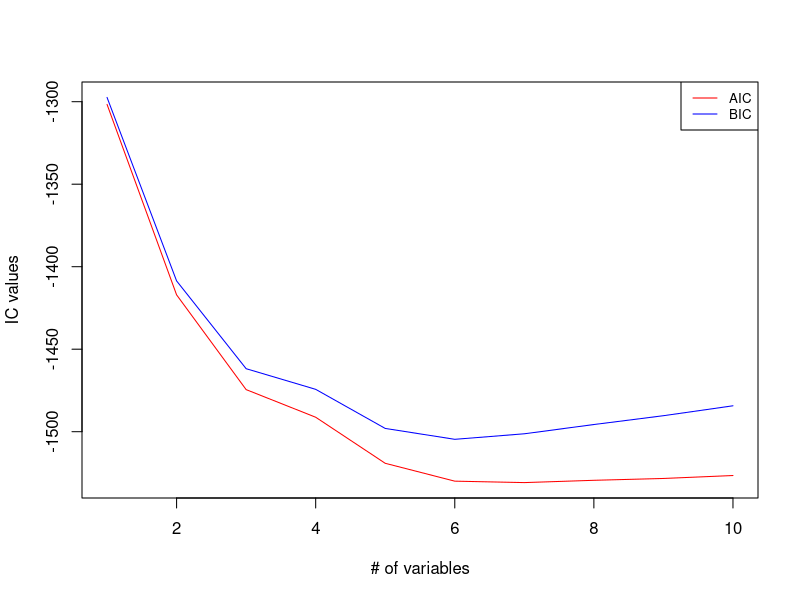

This chart was generated by the following R code:
# Load library
library(MASS)

# Clear environment
rm(list = ls())

# Setting Japanese font (for MacOSX)
# par(family= "HiraKakuProN-W3")

# Chapter3 e.g.46

# RSS_k = min_{k(S) = k} RSS(S) を算出する関数。
# k_matrixは、集合{1, ..., p}における大きさkの部分集合を列に持つ、
# サイズk x pCk（pCkは二項係数(p k)^Tのこと）の行列。
RSS_min <- function(X, y, k_matrix) {
  m <- ncol(k_matrix) # RSSを評価する説明変数集合Sの数
  n_ <- length(y) # サンプル数
  S_min <- Inf # RSS(S)の最小値
  for (j in 1:m) {
    q <- k_matrix[, j] # 説明変数集合Sを取得。
    S <- sum((lm(y ~ X[, q])$fitted.values - y) ^ 2) / n_ # RSS(S)を計算。
    if (S < S_min) { # より小さいRSS(S)が出てきたら、S_minとその時の説明変数集合set_qを更新。
      S_min <- S
      set_q <- q
    }
  }
  return(list(value = S_min, set = set_q))
}

# Bostonデータを用いて、AICとBICの値の挙動をプロットしてみる。
df <- Boston
X <- as.matrix(df[, c(1, 3, 5, 6, 7, 8, 10, 11, 12, 13)])
y <- df[[14]]
n <- nrow(X)
p <- ncol(X)
AIC_seq <- NULL; BIC_seq <- NULL
for (k in 1:p) {
  k_matrix <- combn(1:p, k) # 集合{1, ..., p}における大きさkの部分集合を列に持つ行列k_matrixを生成。
  res <- RSS_min(X, y, k_matrix) # RSS_kを計算。
  AIC <- n * log(res$value / n) + 2 * k # k(S) = kの際のAICを計算。
  BIC <- n * log(res$value / n) + k * log(n) # k(S) = kの際のBICを計算。
  AIC_seq <- c(AIC_seq, AIC)
  BIC_seq <- c(BIC_seq, BIC)
}
plot(1:p, ylim = c(min(AIC_seq), max(BIC_seq)), 
     type = "n", 
     xlab = "# of variables",
     ylab = "IC values")
lines(AIC_seq, col = "red")
lines(BIC_seq, col = "blue")
legend("topright", legend = c("AIC", "BIC"),
       col = c("red", "blue"),
       lwd = 1,
       cex = 0.8)